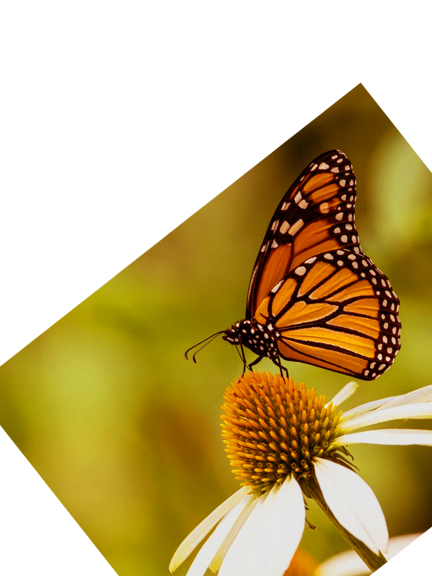
#> input picture Blended images/images/1.jpg, 864 x 1152 px (shown at 1/2 size)
$ jupyter execute cv_lab03.ipynb
#> lines starting #> are read from the running program, lines starting #| are printed output that depends on the picture
[cell 1]
# Cirunay, Manejo - Lab03 Blended Images
import cv2
import numpy as np
import matplotlib.pyplot as plt

[cell 2]
# Function to apply Gaussian blur
def apply_gaussian(image, levels, sigma):
    gaussian = []
    for i in range(levels):

        # Kernel size
        kernel_size = ((3*sigma)//2)*2+1

        # Apply Gaussian blur
        blurred_image = cv2.GaussianBlur(image, (kernel_size, kernel_size), sigma)
        gaussian.append(blurred_image)

        # Increase sigma for the next level
        sigma *= 2

    return gaussian

[cell 3]
def laplacian_effect(img, levels, sigma):
    laplacian = []

    # Apply Gaussian blur and create the Gaussian pyramid
    gaussian = apply_gaussian(img, levels + 1, sigma)

    for i in range(levels):
        laplacian_image = cv2.subtract(gaussian[i], gaussian[i + 1])
        laplacian.append(laplacian_image)

    return laplacian

[cell 4]
# Function to blend two images
def blend_images(img1, img2, mask, levels, sigma):

    # Apply gaussian and laplacian
    gaussian1 = apply_gaussian(img1, levels, sigma)
    gaussian2 = apply_gaussian(img2, levels, sigma)
    gaussianMask = apply_gaussian(mask, levels, sigma)

    laplacian1 = laplacian_effect(img1, levels, sigma)
    laplacian2 = laplacian_effect(img2, levels, sigma)

    # Construct laplacian stack
    laplacian_stack = []
    for i in range(levels):
        # Lr(i) = Gm(i) * La(i) + (1 - Gm(i)) * Lb(i)
        blended_laplacian = gaussianMask[i] * laplacian1[i] + (1 - gaussianMask[i]) * laplacian2[i]
        laplacian_stack.append(blended_laplacian)

    # calculate final gaussian
    final_gaussian = gaussianMask[-1] * gaussian1[-1] + (1 - gaussianMask[-1]) * gaussian2[-1]

    output_image = final_gaussian
    for i in range(levels):
        # Add the current Laplacian stack final output
        output_image = cv2.add(laplacian_stack[i], output_image)

    return output_image

[cell 5]
# Load the images and mask in color
img1 = cv2.imread('images/1.jpg', cv2.IMREAD_GRAYSCALE)
#> img1: shape (1152, 864); min 0, max 255, mean 178
img2 = cv2.imread('images/2.jpg', cv2.IMREAD_GRAYSCALE)
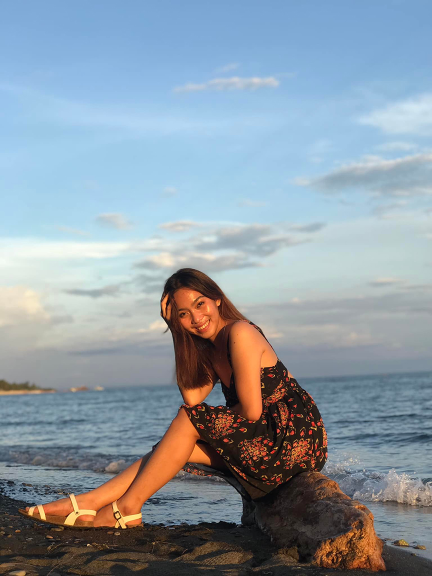
#> input picture Blended images/images/2.jpg, 864 x 1152 px (shown at 1/2 size)
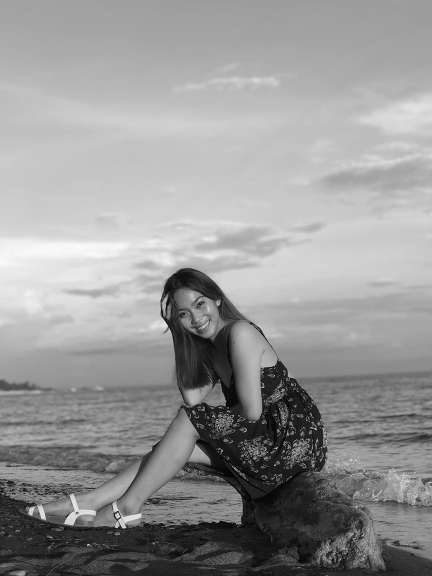
#> img2: shape (1152, 864) (shown at 1/2 size); min 0, max 252, mean 150.9
mask = cv2.imread('images/mask.jpg', cv2.IMREAD_GRAYSCALE)
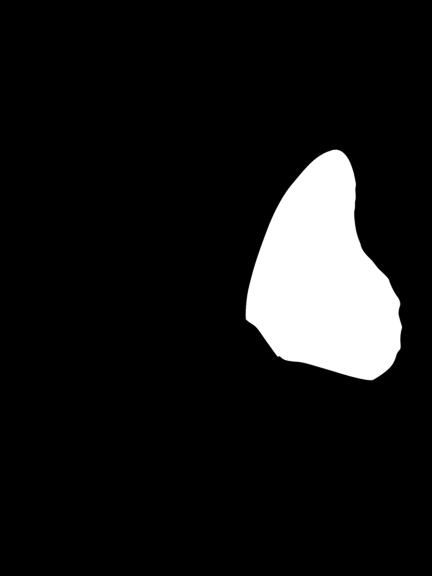
#> input picture Blended images/images/mask.jpg, 864 x 1152 px (shown at 1/2 size)
#> mask is the input picture: shape (1152, 864); min 0, max 255, mean 23.6

img1 = img1 / 255.0
img2 = img2 / 255.0
mask = mask / 255.0

# Initialize parameters
levels = 5
sigma = 1

[cell 6]
# Function to display the Gaussian stack
def display_gaussian_stack(img, levels, sigma):
    # Apply Gaussian blur and get the Gaussian stack
#> called with levels = 5, sigma = 1
    gaussian_stack = apply_gaussian(img, levels, sigma)
#> after the loop in apply_gaussian, `for i in range(levels):`: gaussian = 5 items; sigma = 32
#> gaussian_stack = 5 items

    # Display the Gaussian stack
    plt.figure(figsize=(12, 6))
    for i in range(levels):
        plt.subplot(1, levels, i + 1)
        plt.imshow(gaussian_stack[i], cmap='gray')
        plt.title(f'Gaussian Level {i+1}')
        plt.axis('off')

    plt.tight_layout()
    plt.show()
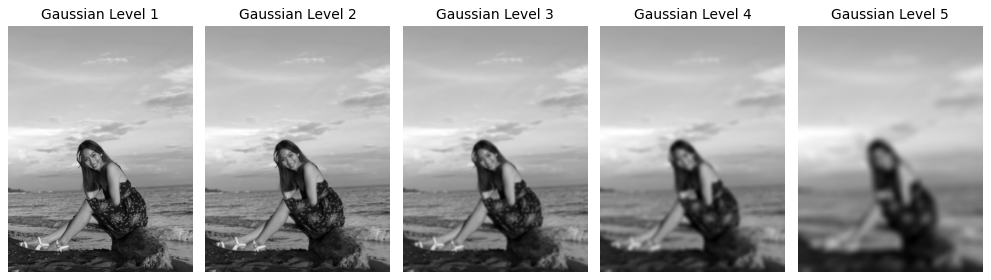
#> figure drawn by matplotlib, 5 panels

[cell 7]
# Function to display the Laplacian stack
def display_laplacian_stack(img, levels, sigma):
    # Get the Laplacian stack
    laplacian_stack = laplacian_effect(img, levels, sigma)
#> in laplacian_effect, `gaussian = apply_gaussian(img, levels + 1, sigma)`: gaussian = 6 items
#> after the loop in laplacian_effect, `for i in range(levels):`: laplacian = 5 items
#> laplacian_stack = 5 items

    # Display the Laplacian stack
    plt.figure(figsize=(12, 6))
    for i in range(levels):
        plt.subplot(1, levels, i + 1)
        plt.imshow(laplacian_stack[i], cmap='gray', clim=(0, 0.1))
        plt.title(f'Laplacian Level {i+1}')
        plt.axis('off')

    plt.tight_layout()
    plt.show()
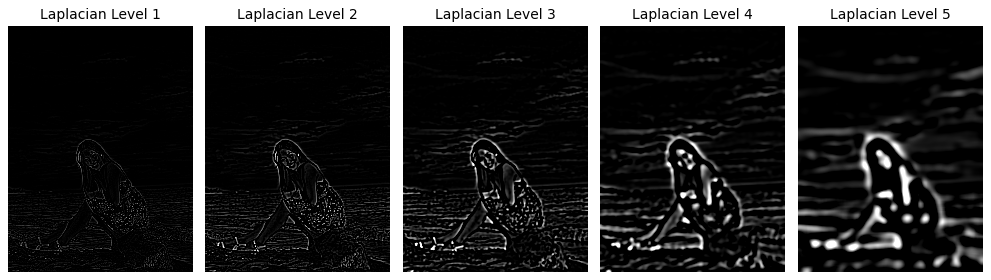
#> figure drawn by matplotlib, 5 panels

[cell 8]
# Display Gaussian and laplacian stack for img2
display_gaussian_stack(img2, levels, sigma)
display_laplacian_stack(img2, levels, sigma)

[cell 9]
# Blend the images
blended_image = blend_images(img1, img2, mask, levels, sigma)
#> the loop in apply_gaussian (call 3), `for i in range(levels):` made 5 passes
#> pass 3, in apply_gaussian (call 3), `blurred_image = cv2.GaussianBlur(image, (kernel_size, kernel_size), si..`:
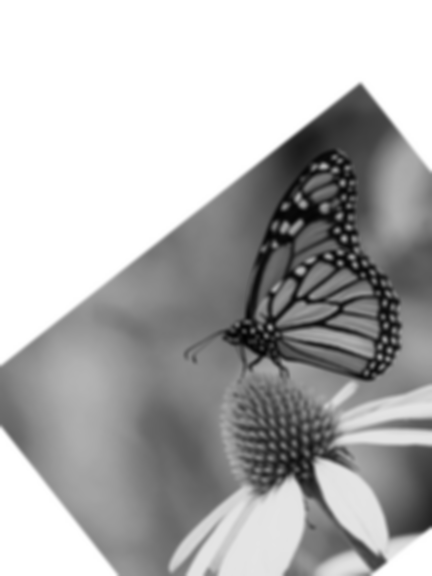
#> blurred_image: shape (1152, 864) float64 (shown at 1/2 size); min 0.00661, max 1, mean 0.698
#> after the loop in apply_gaussian (call 3), `for i in range(levels):`: sigma = 32
#> in blend_images, `gaussian1 = apply_gaussian(img1, levels, sigma)`: gaussian1 = 5 items
#> the loop in blend_images, `for i in range(levels):` made 5 passes
#> pass 3, in blend_images, `blended_laplacian = gaussianMask[i] * laplacian1[i] + (1 - gaussianMas..`:
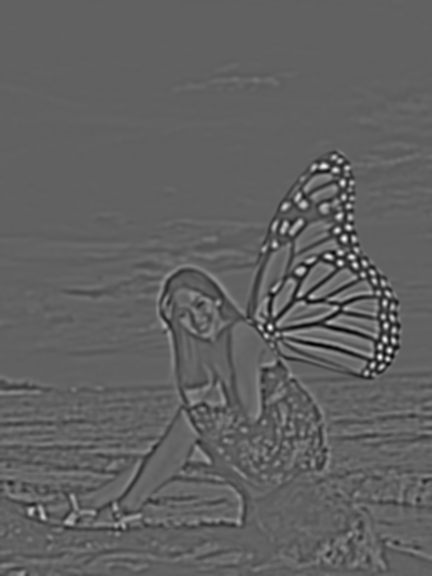
#> blended_laplacian: shape (1152, 864) float64 (shown at 1/2 size); min -0.205, max 0.332, mean -0.000247; drawn with min black and max white
#> in blend_images, `final_gaussian = gaussianMask[-1] * gaussian1[-1] + (1 - gaussianMask[..`:
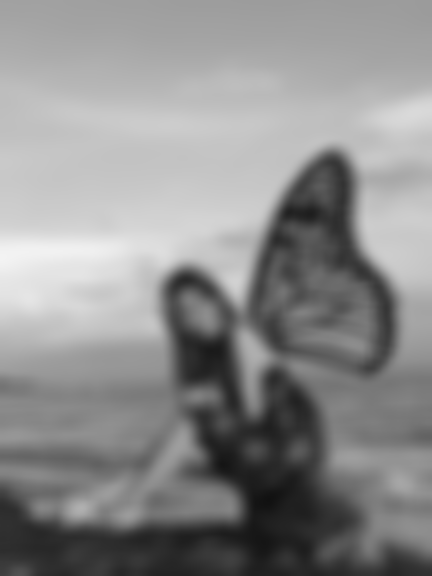
#> final_gaussian: shape (1152, 864) float64 (shown at 1/2 size); min 0.0693, max 0.955, mean 0.555
#> after the loop in blend_images, `for i in range(levels):`:
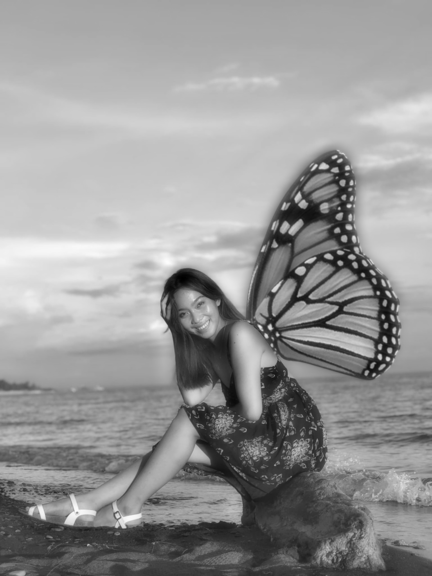
#> output_image: shape (1152, 864) float64 (shown at 1/2 size); min -0.161, max 1.04, mean 0.553; drawn with min black and max white
blended_image = np.clip(blended_image, 0, 1)
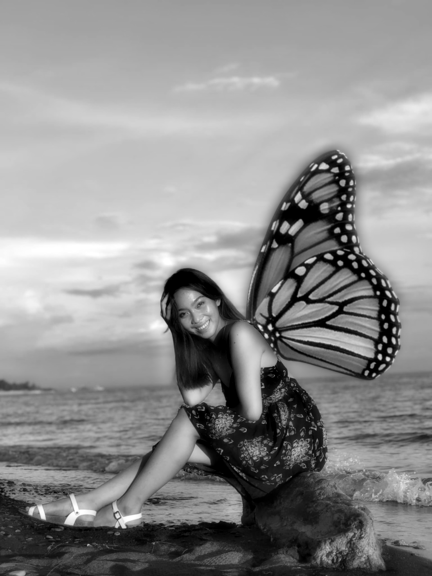
#> blended_image: shape (1152, 864) float64 (shown at 1/2 size); min 0, max 1, mean 0.554
blended_image = (blended_image * 255).astype(np.uint8)

plt.imshow(blended_image, cmap='gray')
plt.title("Blended Image")
plt.axis("off")
plt.show()
